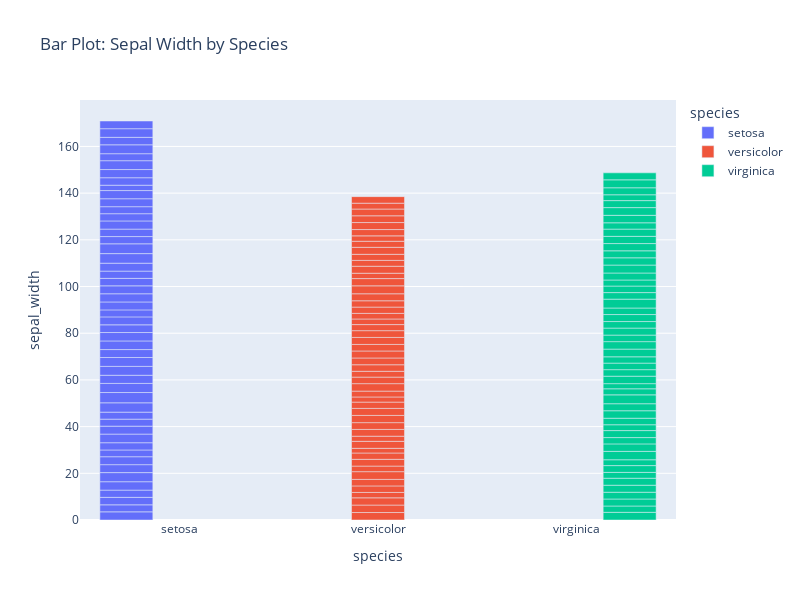

Source (notebook cell):
### Code cell
# Bar Plot

bar_fig = px.bar(df, x="species", y="sepal_width", title="Bar Plot: Sepal Width by Species",
                 color="species", barmode="group")
bar_fig.update_layout(width=800, height=600)
bar_fig.show()

### Figure 1 — Plotly figure (JSON) as saved in the notebook; plotly's stock layout.template omitted (floating-point values rounded to 4 significant figures)
{"data": [{"alignmentgroup": "True", "hovertemplate": "species=%{x}<br>sepal_width=%{y}<extra></extra>", "legendgroup": "setosa", "marker": {"color": "#636efa", "pattern": {"shape": ""}}, "name": "setosa", "offsetgroup": "setosa", "orientation": "v", "showlegend": true, "textposition": "auto", "type": "bar", "x": ["setosa", "setosa", "setosa", "setosa", "setosa", "setosa", "setosa", "setosa", "setosa", "setosa", "setosa", "setosa", "setosa", "setosa", "setosa", "setosa", "setosa", "setosa", "setosa", "setosa", "setosa", "setosa", "setosa", "setosa", "setosa", "setosa", "setosa", "setosa", "setosa", "setosa", "setosa", "setosa", "setosa", "setosa", "setosa", "setosa", "setosa", "setosa", "setosa", "setosa", "setosa", "setosa", "setosa", "setosa", "setosa", "setosa", "setosa", "setosa", "setosa", "setosa"], "xaxis": "x", "y": [3.5, 3, 3.2, 3.1, 3.6, 3.9, 3.4, 3.4, 2.9, 3.1, 3.7, 3.4, 3, 3, 4, 4.4, 3.9, 3.5, 3.8, 3.8, 3.4, 3.7, 3.6, 3.3, 3.4, 3, 3.4, 3.5, 3.4, 3.2, 3.1, 3.4, 4.1, 4.2, 3.1, 3.2, 3.5, 3.1, 3, 3.4, 3.5, 2.3, 3.2, 3.5, 3.8, 3, 3.8, 3.2, 3.7, 3.3], "yaxis": "y"}, {"alignmentgroup": "True", "hovertemplate": "species=%{x}<br>sepal_width=%{y}<extra></extra>", "legendgroup": "versicolor", "marker": {"color": "#EF553B", "pattern": {"shape": ""}}, "name": "versicolor", "offsetgroup": "versicolor", "orientation": "v", "showlegend": true, "textposition": "auto", "type": "bar", "x": ["versicolor", "versicolor", "versicolor", "versicolor", "versicolor", "versicolor", "versicolor", "versicolor", "versicolor", "versicolor", "versicolor", "versicolor", "versicolor", "versicolor", "versicolor", "versicolor", "versicolor", "versicolor", "versicolor", "versicolor", "versicolor", "versicolor", "versicolor", "versicolor", "versicolor", "versicolor", "versicolor", "versicolor", "versicolor", "versicolor", "versicolor", "versicolor", "versicolor", "versicolor", "versicolor", "versicolor", "versicolor", "versicolor", "versicolor", "versicolor", "versicolor", "versicolor", "versicolor", "versicolor", "versicolor", "versicolor", "versicolor", "versicolor", "versicolor", "versicolor"], "xaxis": "x", "y": [3.2, 3.2, 3.1, 2.3, 2.8, 2.8, 3.3, 2.4, 2.9, 2.7, 2, 3, 2.2, 2.9, 2.9, 3.1, 3, 2.7, 2.2, 2.5, 3.2, 2.8, 2.5, 2.8, 2.9, 3, 2.8, 3, 2.9, 2.6, 2.4, 2.4, 2.7, 2.7, 3, 3.4, 3.1, 2.3, 3, 2.5, 2.6, 3, 2.6, 2.3, 2.7, 3, 2.9, 2.9, 2.5, 2.8], "yaxis": "y"}, {"alignmentgroup": "True", "hovertemplate": "species=%{x}<br>sepal_width=%{y}<extra></extra>", "legendgroup": "virginica", "marker": {"color": "#00cc96", "pattern": {"shape": ""}}, "name": "virginica", "offsetgroup": "virginica", "orientation": "v", "showlegend": true, "textposition": "auto", "type": "bar", "x": ["virginica", "virginica", "virginica", "virginica", "virginica", "virginica", "virginica", "virginica", "virginica", "virginica", "virginica", "virginica", "virginica", "virginica", "virginica", "virginica", "virginica", "virginica", "virginica", "virginica", "virginica", "virginica", "virginica", "virginica", "virginica", "virginica", "virginica", "virginica", "virginica", "virginica", "virginica", "virginica", "virginica", "virginica", "virginica", "virginica", "virginica", "virginica", "virginica", "virginica", "virginica", "virginica", "virginica", "virginica", "virginica", "virginica", "virginica", "virginica", "virginica", "virginica"], "xaxis": "x", "y": [3.3, 2.7, 3, 2.9, 3, 3, 2.5, 2.9, 2.5, 3.6, 3.2, 2.7, 3, 2.5, 2.8, 3.2, 3, 3.8, 2.6, 2.2, 3.2, 2.8, 2.8, 2.7, 3.3, 3.2, 2.8, 3, 2.8, 3, 2.8, 3.8, 2.8, 2.8, 2.6, 3, 3.4, 3.1, 3, 3.1, 3.1, 3.1, 2.7, 3.2, 3.3, 3, 2.5, 3, 3.4, 3], "yaxis": "y"}], "layout": {"barmode": "group", "height": 600, "legend": {"title": {"text": "species"}, "tracegroupgap": 0}, "title": {"text": "Bar Plot: Sepal Width by Species"}, "width": 800, "xaxis": {"anchor": "y", "autorange": true, "categoryarray": ["setosa", "versicolor", "virginica"], "categoryorder": "array", "domain": [0, 1], "range": [-0.5, 2.5], "title": {"text": "species"}, "type": "category"}, "yaxis": {"anchor": "x", "autorange": true, "domain": [0, 1], "range": [0, 179.9], "title": {"text": "sepal_width"}, "type": "linear"}}}
